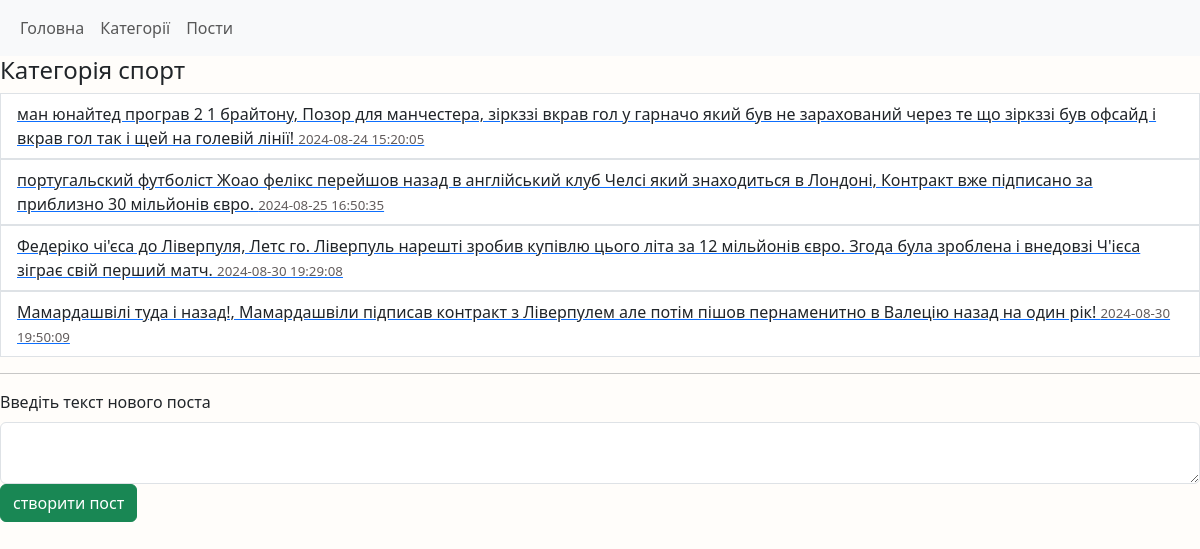
The app's page /post/category/2 with its own data.
### tables this page shows
CREATE TABLE category (
	id INTEGER PRIMARY KEY AUTOINCREMENT,
	name TEXT 
);

CREATE TABLE post (
	id INTEGER PRIMARY KEY AUTOINCREMENT,
	category_id INTEGER NOT NULL,
	text TEXT,
	datetime DATETIME NOT NULL DEFAULT CURRENT_TIMESTAMP,
	
	FOREIGN KEY (category_id) REFERENCES category(id)
);

### main.py (the view)
@app.route('/post/category/<id>', methods =["GET", "POST"])
def all_posts_in_category(id):
    if request.method == "POST":
        post_text = request.form.get("text")
        if len(post_text) > 0:
            db.addPost(id, post_text)
            return redirect(f'/post/category/{id}')
    return render_template("post_in_category.html",
                           posts_list=db.GetPostsInCategory(id),
                           category_name = db.GetCategoriesById(id)[0]
                           )

### db.py (called while the page is built)
def open():
    global conn,cursor
    conn = sqlite3.connect(db_name)
    cursor = conn.cursor()

def close():
    cursor.close()
    conn.close()

def GetPostsInCategory(id):
    open()
    cursor.execute("SELECT * FROM post WHERE category_id == ?", [id])
    result = cursor.fetchall()
    close()
    return result

def GetCategoriesById(id):
    open()
    cursor.execute("SELECT name FROM category WHERE id == ?", [id])
    result = cursor.fetchone()
    close()
    return result

### templates/post_in_category.html
{% extends 'base.html' %}
{% block content %}
<h4>Категорія {{category_name}}</h4>
<div class="posts-lists">
<ul class="list-group">
{% for post in posts_list %}
    <a href = "/post/view/{{post[0]}}">
    <li class="list-group-item">
        {{ post[2] }}
        <span class="date"> {{ post[3] }} </span>
    </li>
    </a>
{% endfor %}
</ul>
</div>
<hr>
<div class="mb-3">
    <form method="post">
            <label for="text" class="form-label">Введіть текст нового поста</label>
            <textarea type="text" name="text" id="text" class="form-control"></textarea>
            <input type="submit" value="створити пост" class="btn btn-success">
    </form>
</div>
{% endblock %}

### static/style.css (style rules this page uses)
body { background: #fffdfa; }
.date { font-size: smaller; color: rgb(98, 92, 92); }

### records on screen
category: name "спорт"
post: text "ман юнайтед програв 2 1 брайтону, Позор для манчестера, зіркззі вкрав гол у гарначо який був не зарахований через те що зіркззі був офсайд і вкрав гол так і щей на голевій лінії!", datetime "2024-08-24 15:20:05"
post: text "португальский футболіст Жоао фелікс перейшов назад в англійський клуб Челсі який знаходиться в Лондоні, Контракт вже підписано за приблизно 30 мільйонів євро.", datetime "2024-08-25 16:50:35"
post: text "Федеріко чі'єса до Ліверпуля, Летс го. Ліверпуль нарешті зробив купівлю цього літа за 12 мільйонів євро. Згода була зроблена і внедовзі Ч'ієса зіграє свій перший матч.", datetime "2024-08-30 19:29:08"
post: text "Мамардашвілі туда і назад!, Мамардашвіли підписав контракт з Ліверпулем але потім пішов пернаменитно в Валецію назад на один рік!", datetime "2024-08-30 19:50:09"
